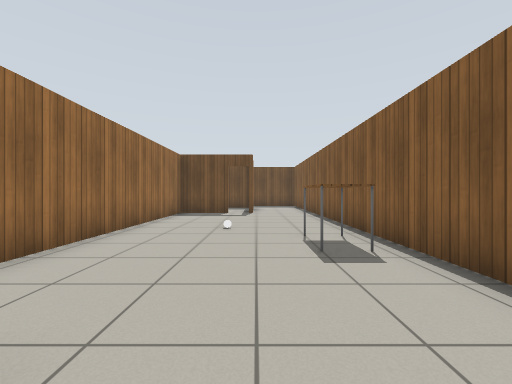
[1] (above)

15 first-person views from a walk through a world built for the Gazebo simulator. The camera is 0.9 m above the floor, looks level and sees 90° across. The floor is counted in squares, 1 m on a side. Each view is taken from the middle of a square. On the plan, view 1 faces up. The plan holds only what a view shows up to about 10 squares ahead; the rest is blank. Simple patterns stand in for the simulator's built-in surfaces.

[2]
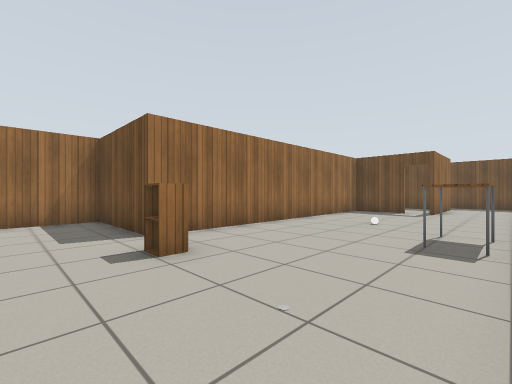

[3]
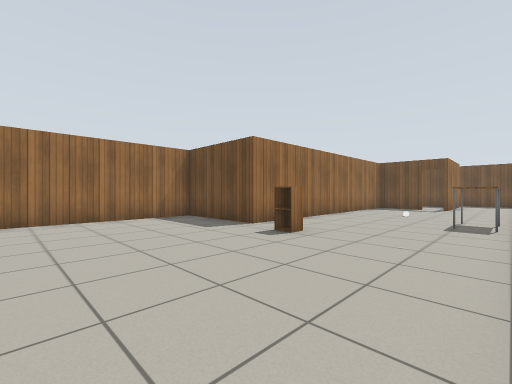

[4]
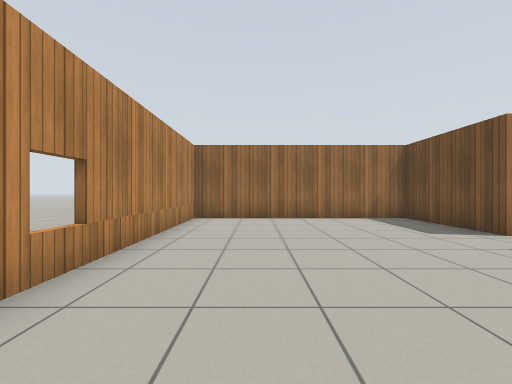

[5]
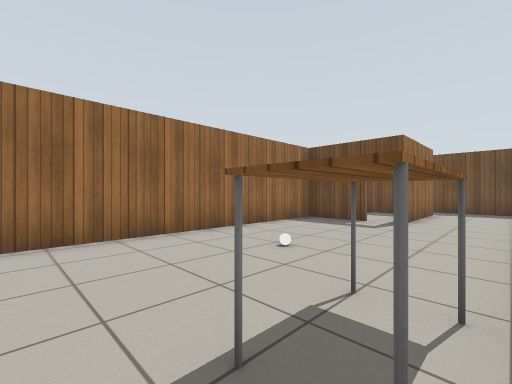

[6]
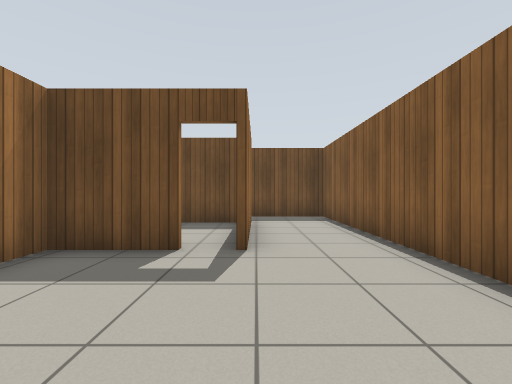

[7]
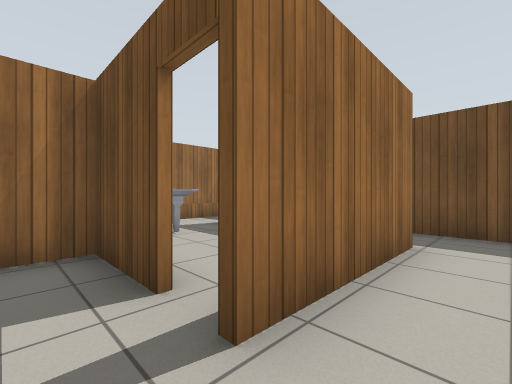

[8]
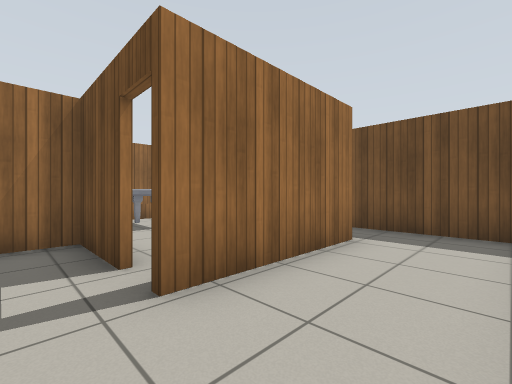

[9]
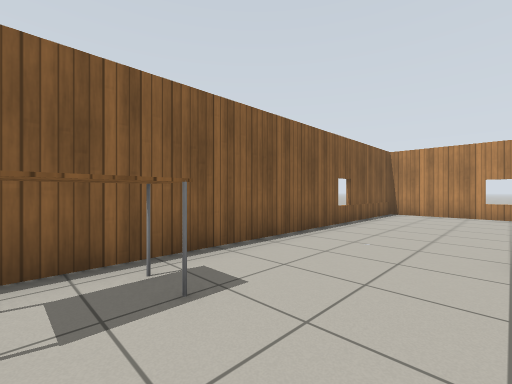

[10]
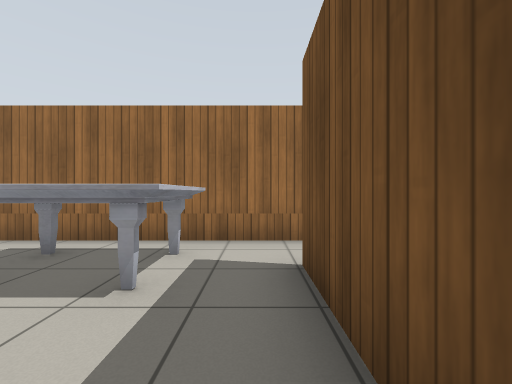

[11]
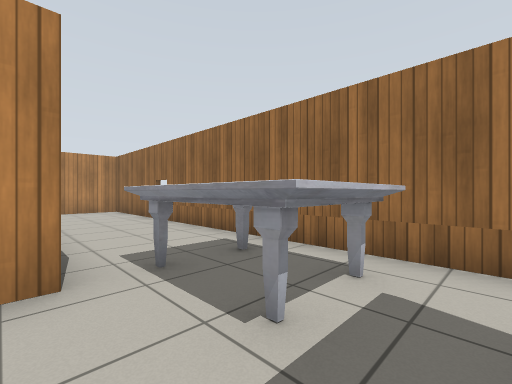

[12]
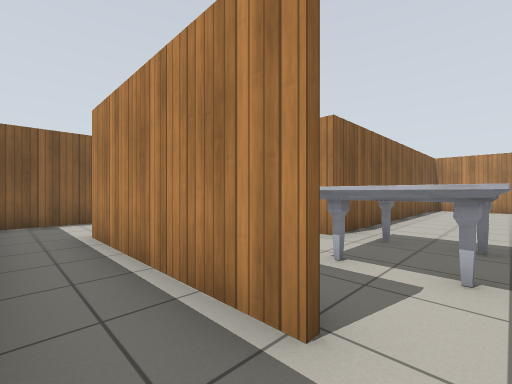

[13]
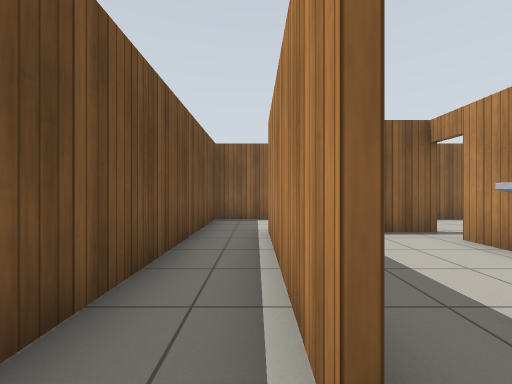

[14]
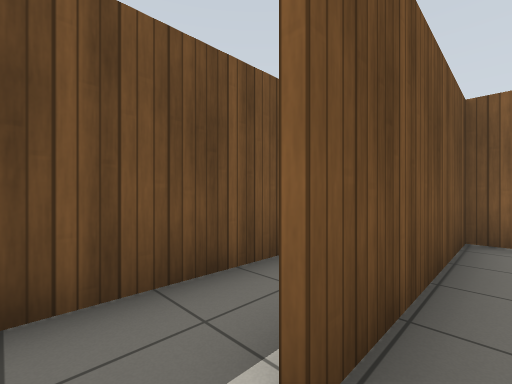

[15]
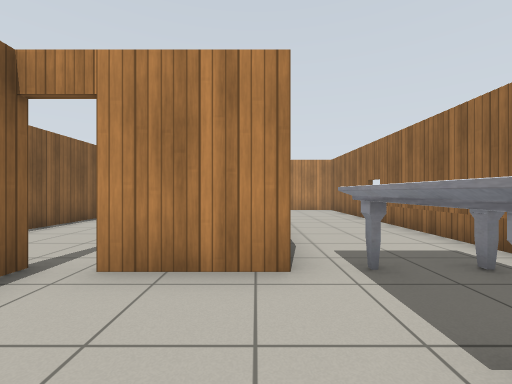

### Floor plan
Ten units are one square. View 1 is at (0, 0); x grows to the right and y downward. Boxes are objects, and circles mark ways between rooms. Rooms are numbered by the first view taken in them; rooms with no view inside come last. Other rooms are left out.
<svg viewBox="-72 -168 102 234">
<path fill="none" stroke="#000" d="M-11 -110 -32 -110 -32 -11 -67 -11 -67 61 20 61M25 58 25 -163 -60 -163M-53 -147 -1 -147 -1 -109M-34 -111 -11 -111M-3 -140 -3 -146 -53 -146M-67 -159 -67 -105M-3 -109 -3 -121"/>
<rect x="-25" y="-15" width="10" height="10" fill="#bbb"><title>cabinet</title></rect>
<rect x="-15" y="-65" width="10" height="10" fill="#bbb"><title>other object</title></rect>
<rect x="5" y="-55" width="20" height="20" fill="#bbb"><title>table</title></rect>
<rect x="-65" y="-135" width="30" height="30" fill="#bbb"><title>marble table</title></rect>
<circle cx="-10" cy="-110" r="3" fill="#2a7"/>
<circle cx="-60" cy="-150" r="3" fill="#2a7"/>
<text x="-10" y="-30">1</text>
<text x="-40" y="-130">2</text>
</svg>
Room 1 opens to room 2.

Where each view was taken, in squares from view 1:
view 1: 0 up, 0 right, facing up
view 2: 1 down, 2 right, facing up-left
view 3: 4 down, 2 right, facing up-left
view 4: 4 down, 2 right, facing left
view 5: 3 up, 2 right, facing up-left
view 6: 7 up, 0 right, facing up
view 7: 10 up, 1 right, facing up-left
view 8: 10 up, 2 right, facing up-left
view 9: 5 up, 1 left, facing down-right
view 10: 14 up, 2 left, facing left
view 11: 14 up, 3 left, facing down-left
view 12: 16 up, 6 left, facing down-right
view 13: 15 up, 6 left, facing right
view 14: 14 up, 6 left, facing up-right
view 15: 14 up, 3 left, facing down
